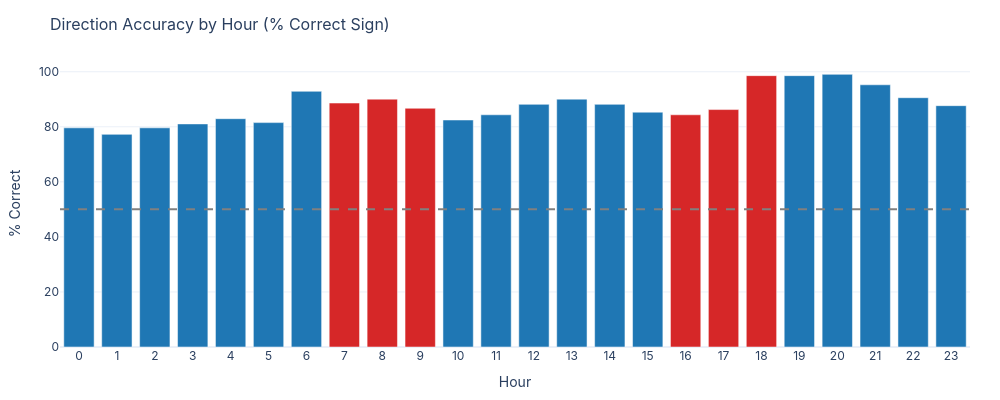

Notebook source saved alongside this figure:
### Code cell
# Direction accuracy: does the model predict the right sign?
df['actual_sign'] = np.sign(df['es_total_ps_actual'])
df['pred_sign'] = np.sign(df['pred'])
df['sign_correct'] = df['actual_sign'] == df['pred_sign']

sign_acc = df.groupby('hour')['sign_correct'].mean() * 100

fig = go.Figure(go.Bar(
    x=sign_acc.index, y=sign_acc.values,
    marker_color=['#d62728' if h in range(7, 10) or h in range(16, 19) else '#1f77b4'
                  for h in sign_acc.index],
))
fig.add_hline(y=50, line_dash='dash', line_color='grey')
apply_layout(fig, title='Direction Accuracy by Hour (% Correct Sign)',
             xaxis_title='Hour', yaxis_title='% Correct', height=400)
fig.update_xaxes(dtick=1)
fig.show()

print(f'\nOverall direction accuracy: {df["sign_correct"].mean()*100:.1f}%')
print(f'Transition hours (7-9, 16-18): {df[df["hour"].isin([7,8,9,16,17,18])]["sign_correct"].mean()*100:.1f}%')
print(f'Non-transition hours: {df[~df["hour"].isin([7,8,9,16,17,18])]["sign_correct"].mean()*100:.1f}%')

### Figure 1 — Plotly figure (JSON) as saved in the notebook; plotly's stock layout.template omitted (floating-point values rounded to 4 significant figures)
{"data": [{"marker": {"color": ["#1f77b4", "#1f77b4", "#1f77b4", "#1f77b4", "#1f77b4", "#1f77b4", "#1f77b4", "#d62728", "#d62728", "#d62728", "#1f77b4", "#1f77b4", "#1f77b4", "#1f77b4", "#1f77b4", "#1f77b4", "#d62728", "#d62728", "#d62728", "#1f77b4", "#1f77b4", "#1f77b4", "#1f77b4", "#1f77b4"]}, "type": "bar", "x": [0, 1, 2, 3, 4, 5, 6, 7, 8, 9, 10, 11, 12, 13, 14, 15, 16, 17, 18, 19, 20, 21, 22, 23], "y": [79.62, 77.25, 79.62, 81.04, 82.94, 81.52, 92.89, 88.63, 90.05, 86.73, 82.46, 84.36, 88.15, 90.05, 88.15, 85.31, 84.36, 86.26, 98.58, 98.58, 99.05, 95.26, 90.57, 87.68]}], "layout": {"font": {"family": "Inter, Arial, sans-serif", "size": 12}, "height": 400, "hovermode": "x unified", "legend": {"orientation": "h", "x": 1, "xanchor": "right", "y": 1.02, "yanchor": "bottom"}, "margin": {"b": 50, "l": 60, "r": 30, "t": 60}, "shapes": [{"line": {"color": "grey", "dash": "dash"}, "type": "line", "x0": 0, "x1": 1, "xref": "x domain", "y0": 50, "y1": 50, "yref": "y"}], "title": {"font": {"size": 16}, "text": "Direction Accuracy by Hour (% Correct Sign)"}, "width": 1000, "xaxis": {"dtick": 1, "title": {"text": "Hour"}}, "yaxis": {"title": {"text": "% Correct"}}}}
